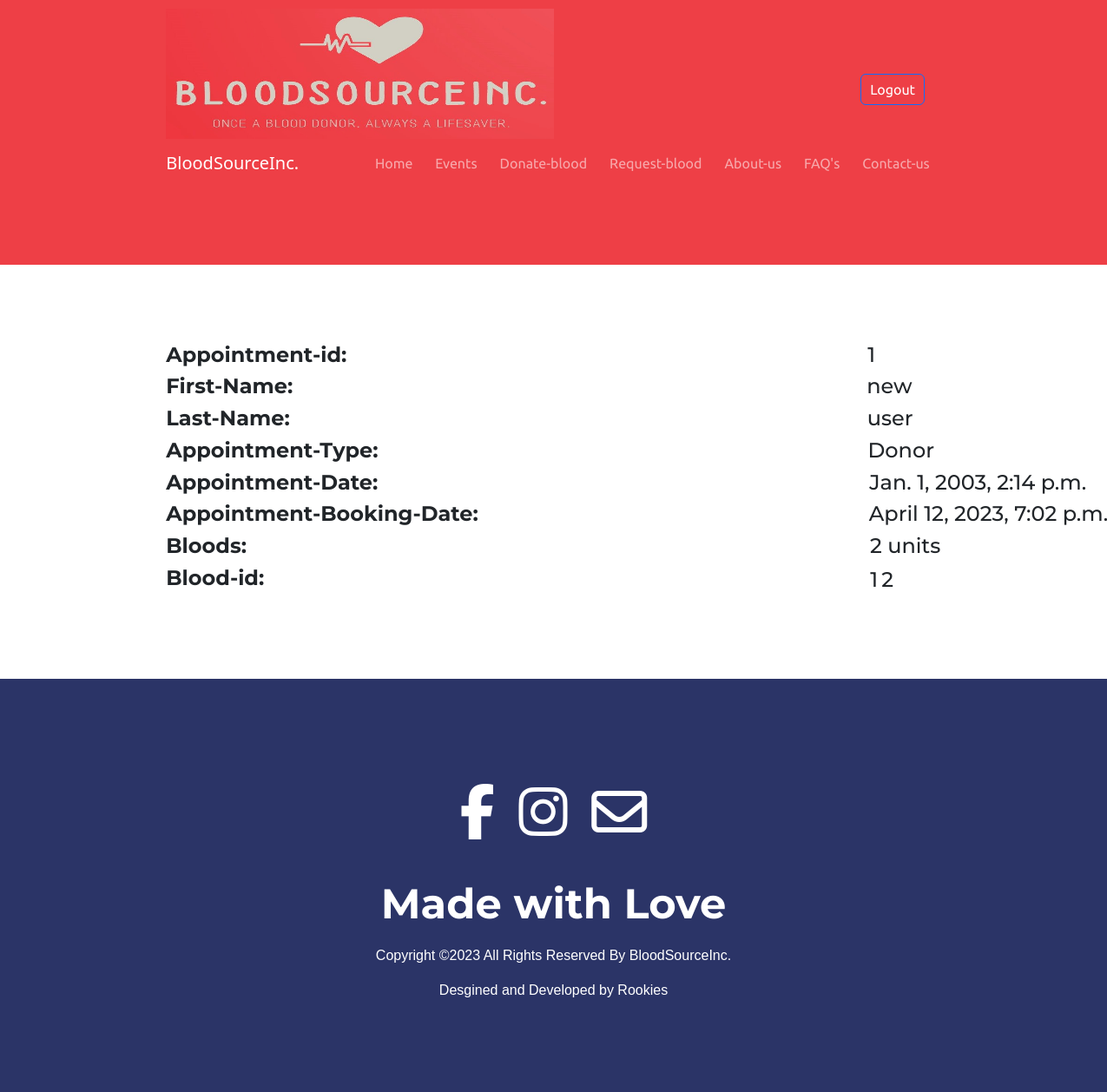
Page /staff/view-appointments/1/ (signed in) on the committed database.
### staff/models.py (models this page shows)
class Appointment(models.Model):
    appointment_id = models.AutoField(primary_key=True)
    user_id = models.ForeignKey(Profile, on_delete=models.CASCADE)
    clinic_id = models.ForeignKey(Clinic, on_delete=models.CASCADE)
    type = models.CharField(max_length=10, choices=[('Donor', 'Donor'), ('Patient', 'Patient')])
    datetime_of_appointment = models.DateTimeField()
    datetime_of_booking = models.DateTimeField(auto_now_add=True)
    appointment_fullfilled = models.BooleanField(default=False) #type: ignore
    models.UniqueConstraint(fields=['user_id', 'clinic_id', 'datetime_of_appointment'], name='unique_user_clinic_datetime')

class BloodFromDonor(models.Model):
    blood_id = models.AutoField(primary_key=True)
    appointment_id = models.ForeignKey(Appointment, on_delete=models.CASCADE)
    models.UniqueConstraint(fields=['blood_id', 'appointment_id'], name='unique_appointment')

### users/models.py (models this page shows)
class Profile(AbstractUser):
    first_name = models.CharField(max_length=20)
    last_name = models.CharField(max_length=20)
    email = models.EmailField(max_length=254, unique=True)
    phone = models.CharField(max_length=20)
    blood_group = models.CharField(max_length=3, choices=BloodGroupEnum.choices)
    state = models.CharField(max_length=20, choices=StateEnum.choices)
    city = models.CharField(max_length=20)
    pincode = models.IntegerField()
    date_of_registration = models.DateField(auto_now_add=True)
    weight = models.IntegerField(blank=True, null=True)
    date_of_birth = models.DateField()
    is_staff = models.BooleanField(default=False) #type: ignore

### staff/views.py (the view, shortened to what this page needs)
# urls.py: path('view-appointments/<int:appointment_id>/', fullfill_appointment, name='staff-fullfill-appointment'),
def fullfill_appointment(request, appointment_id):
    if not request.user.is_authenticated:
        messages.error(request, 'You must be logged in to fullfill an appointment.')
        return redirect('user-login')
    if not request.user.is_staff:
        messages.error(request, 'You must be a staff member to fullfill an appointment.')
        return render(request, 'not-allowed.html')
    appointment_id = int(appointment_id)
    staff = Staff.objects.get(user_id=request.user)
    context = {}
    if Appointment.objects.filter(appointment_id=appointment_id).exists():
        appointment = Appointment.objects.get(appointment_id=appointment_id)
        context['appointment'] = appointment
        if appointment.appointment_fullfilled:
            if appointment.type == 'Donor':
                bloods = BloodFromDonor.objects.filter(appointment_id=appointment)
            else:
                bloods = BloodToPatient.objects.filter(appointment_id=appointment)
            context['bloods'] = bloods
            return render(request, 'staff/already-fullfilled.html', context)
    return render(request, 'does-not-exist.html')

### staff/templates/staff/already-fullfilled.html (shortened to what this page needs)
{% extends 'base.html' %}
{% block content %}
    <div class="container-fluid">
    <div style="display:flex; flex-direction:row;">
    <div><h4><strong>Appointment-id:</strong></h4></div>
    <div style="position:relative; left:600px;"><h4>{{ appointment.appointment_id }}</h4></div>
    </div>
    <div style="display:flex; flex-direction:row;">
        <div><h4><strong>First-Name:</strong></h4></div>
        <div style="position:relative; left:661px;"><h4>{{ appointment.user_id.first_name }}</h4></div>
    </div>
    <div style="display:flex; flex-direction:row;">
        <div><h4><strong>Last-Name:</strong></h4></div>
        <div style="position:relative; left:665px;"><h4>{{ appointment.user_id.last_name }}</h4></div>
    </div>
    <div style="display:flex; flex-direction:row;">
        <div><h4><strong>Appointment-Type:</strong></h4></div>
        <div style="position:relative; left:564px;"><h4>{{ appointment.type }}</h4></div>
    </div>
    <div style="display:flex; flex-direction:row;">
        <div><h4><strong>Appointment-Date:</strong></h4></div>
        <div style="position:relative; left:566px;"><h4>{{ appointment.datetime_of_appointment }}</h4></div>
    </div>
    <div style="display:flex; flex-direction:row;">
        <div><h4><strong>Appointment-Booking-Date:</strong></h4></div>
        <div style="position:relative; left:450px;"><h4>{{ appointment.datetime_of_booking }}</h4></div>
    </div>
    <div style="display:flex; flex-direction:row;">
        <div><h4><strong>Bloods:</strong></h4></div>
        <div style="position:relative; left:718px;"><h4>{{ bloods|length }} units</h4></div>
    </div>
    <div style="display:flex; flex-direction:row;">
    <div><h4><strong>Blood-id:</strong></h4></div>
    {% for blood in bloods %}
        <div style="margin:2px; position:relative; left:696px;"><h4>{{ blood.blood_id }}</h4><h4> </h4></div>
    {% endfor %}
    </div>
</div>
{% endblock %}

### base/static/css/styles.css (style rules this page uses)
.container-fluid { padding: 7% 15%; }
h1, h2, h3, h4, h5, h6 { font-family: "Montserrat", sans-serif; }

### rows in the picture
Appointment: appointment_id "1", user_id.first_name "new", user_id.last_name "user", type "Donor", datetime_of_appointment "Jan. 1, 2003, 2:14 p.m.", datetime_of_booking "April 12, 2023, 7:02 p.m."
BloodFromDonor: blood_id "1"
BloodFromDonor: blood_id "2"

### other values in the picture
{{ bloods|length }} "2"
